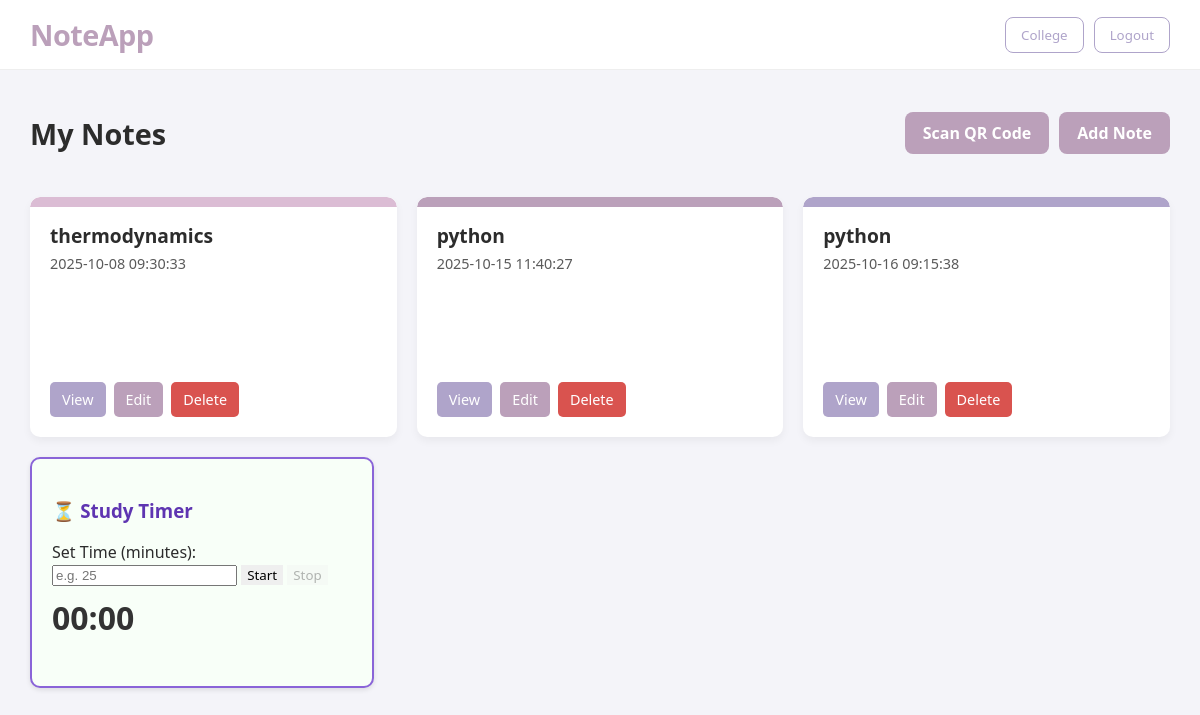
The page /dashboardstud/ (signed in) on the database its author committed.
### tables this page shows
CREATE TABLE MyNotes(
    id INTEGER PRIMARY KEY AUTOINCREMENT,
    student_id INTEGER NOT NULL,
    title TEXT NOT NULL,
    content TEXT NOT NULL,
    qr_code TEXT,  -- add this column
    created_at TIMESTAMP DEFAULT CURRENT_TIMESTAMP,
    FOREIGN KEY (student_id) REFERENCES Users(id)
  );

### app.py (the view)
@app.route('/dashboardstud/')
def dashboardstud():
  if "user_id" not in session:
    return redirect(url_for("signi"))
  student_id=session["user_id"]
  conn=sqlite3.connect("notesapp.db")
  c=conn.cursor()
  c.execute("SELECT id,title,content,created_at,qr_code FROM  MyNotes WHERE student_id=?",(student_id,))
  notes=c.fetchall()
  conn.close()
  return render_template("dashboardstudent.html",notes=notes,student_id=student_id)

### templates/dashboardstudent.html (shortened to what this page needs)
<!DOCTYPE html>
<html>
  <head>
    <link rel="stylesheet" href="{{ url_for('static', filename='css/style.css') }}">
  </head>
  <body>
    <header class="main-header">
        <div class="logo">NoteApp</div>
        <nav class="nav-links">
            <button class="nav-button college-button">
                <a href="{{ url_for('student') }}">College</a>
            </button>
            <button class="nav-button logout-button">
                <a href="{{ url_for('logout') }}">Logout</a>
            </button>
        </nav>
    </header>
    <div class="dashboard-container">
        <div class="dashboard-top-bar">
            <h2>My Notes</h2>
            <div class="action-buttons">
                <a href="{{ url_for('scan_qr') }}">
                    <button class="cta-button scan-qr-button"> Scan QR Code</button>
                </a>
                <a href="{{ url_for('add_note', student_id=student_id) }}">
                    <button class="cta-button add-note-button"> Add Note</button>
                </a>
            </div>
        </div>
        <ul class="notes-grid">
            {% for note in notes %}
                <li class="note-card note-color-{{ loop.index % 4 + 1 }}">
                    <div class="note-title-area">
                        <strong>{{ note[1] }}</strong>
                    </div>
                    <div class="note-content-preview">
                        {{ note[3] | truncate(100) }} </div>
                    <div class="note-actions">
                        <a href="{{ url_for('view_note', note_id=note[0]) }}"><button class="action-view">View</button></a>
                        <a href="{{ url_for('edit_note', note_id=note[0]) }}"><button class="action-edit">Edit</button></a>
                        <form method="POST" action="{{ url_for('delete_note_student', note_id=note[0],student_id=student_id) }}" class="delete-form">
                            <button type="submit" class="action-delete" onclick="return confirm('Are you sure you want to delete this note?');">Delete</button>
                        </form>
                    </div>
                </li>
            {% endfor %}
        </ul>
        <div class="study-timer">
            <h3>⏳ Study Timer</h3>
            <label for="timeInput">Set Time (minutes):</label>
            <input type="number" id="timeInput" min="1" placeholder="e.g. 25">
            <button id="startTimerBtn">Start</button>
            <button id="stopTimerBtn" disabled>Stop</button>
            <h2 id="countdownDisplay">00:00</h2>
        </div>
    </div>
  </body>
</html>

### static/css/style.css (style rules this page uses)
:root { --color-primary-accent: #BBA0BA; --color-secondary-accent: #AFA4CA; --color-light-accent: #E5C3D8; --color-text-dark: #2C2C2C; --color-text-light: #5A5A5A; --color-background: #F4F4F9; --color-card-background: #FFFFFF; --note-color-1: #E5C3D8; --note-color-2: #DBBCD4; --note-color-3: #BBA0BA; --note-color-4: #AFA4CA; --note-color-5: #CBDCDE; }
body { font-family: 'Segoe UI', Tahoma, Geneva, Verdana, sans-serif; background-color: var(--color-background); color: var(--color-text-dark); margin: 0; padding: 0; box-sizing: border-box; }
a { text-decoration: none; color: inherit; }
button { cursor: pointer; border: none; font-family: inherit; transition: background-color 0.2s, transform 0.1s; }
label { margin-top: 15px; margin-bottom: 5px; font-weight: 500; color: var(--color-text-dark); }
.cta-button { background-color: var(--color-primary-accent); color: var(--color-card-background); padding: 12px 20px; border: none; border-radius: 8px; font-size: 1.1em; font-weight: 600; margin-top: 25px; }
.main-header { display: flex; justify-content: space-between; align-items: center; padding: 15px 30px; background-color: var(--color-card-background); border-bottom: 1px solid #eee; box-shadow: 0 2px 4px rgba(0, 0, 0, 0.05); }
.logo { font-size: 1.8em; font-weight: 700; color: var(--color-primary-accent); letter-spacing: -0.5px; }
.nav-links { display: flex; gap: 10px; }
.nav-links button { padding: 8px 15px; border-radius: 8px; background-color: transparent; border: 1px solid var(--color-secondary-accent); color: var(--color-secondary-accent); margin: 0; }
.nav-links button a { display: block; }
.dashboard-container { padding: 20px 30px; max-width: 1200px; margin: 0 auto; }
.dashboard-top-bar { display: flex; justify-content: space-between; align-items: center; margin-bottom: 20px; }
.dashboard-top-bar h2 { font-size: 1.8em; color: var(--color-text-dark); }
.action-buttons { display: flex; gap: 10px; }
.action-buttons .cta-button { padding: 10px 18px; font-size: 1em; margin-top: 0; }
.notes-grid { list-style: none; padding: 0; display: grid; grid-template-columns: repeat(auto-fill, minmax(280px, 1fr)); gap: 20px; }
.note-card { background-color: var(--color-card-background); border-radius: 10px; padding: 20px; box-shadow: 0 4px 8px rgba(0, 0, 0, 0.05); display: flex; flex-direction: column; min-height: 200px; position: relative; overflow: hidden; }
.note-card strong { font-size: 1.2em; margin-bottom: 5px; display: block; color: var(--color-text-dark); padding-top: 5px; }
.note-content-preview { font-size: 0.9em; color: var(--color-text-light); flex-grow: 1; margin-bottom: 15px; }
.note-actions { display: flex; gap: 8px; align-items: center; margin-top: auto; }
.note-actions button, .note-actions a button { padding: 8px 12px; border-radius: 5px; font-size: 0.9em; color: var(--color-card-background); }
.action-view { background-color: var(--note-color-4); }
.action-edit { background-color: var(--note-color-3); }
.action-delete { background-color: #d9534f; }
.note-card::before { content: ''; position: absolute; top: 0; left: 0; width: 100%; height: 10px; border-radius: 10px 10px 0 0; }
.note-color-2::before { background-color: var(--note-color-2); }
.note-color-3::before { background-color: var(--note-color-3); }
.note-color-4::before { background-color: var(--note-color-4); }
.dashboard-container { min-height: 100vh; background-color: var(--color-background); }
.main-header { display: flex; justify-content: space-between; align-items: center; padding: 15px 30px; background-color: var(--color-card-background); border-bottom: 1px solid #eee; box-shadow: 0 2px 4px rgba(0, 0, 0, 0.05); flex-wrap: wrap; }
.delete-form { line-height: 1; }
.study-timer { margin-top: 20px; padding: 20px; border: 2px solid #8A64D8; border-radius: 10px; width: 300px; background: #f8fff8; box-shadow: 0 2px 5px rgba(0,0,0,0.1); }
.study-timer h3 { color: #5e35b1; }
#countdownDisplay { font-size: 2em; color: #333; margin-top: 10px; }

### rows shown on the page
MyNotes: title "thermodynamics", created_at "2025-10-08 09:30:33"
MyNotes: title "python", created_at "2025-10-15 11:40:27"
MyNotes: title "python", created_at "2025-10-16 09:15:38"
